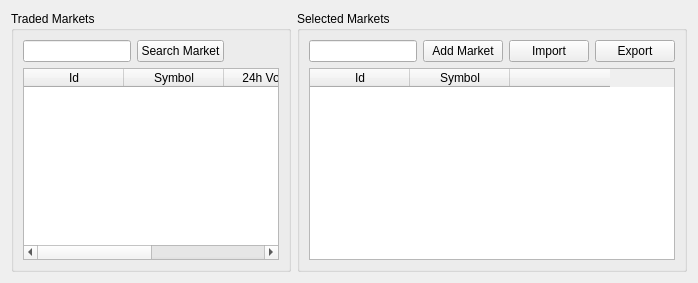
            <widget class="QWidget" name="tab">
             <attribute name="title">
              <string>Markets</string>
             </attribute>
             <layout class="QGridLayout" name="gridLayout_15">
              <item row="0" column="0">
               <layout class="QHBoxLayout" name="horizontalLayout_3">
                <item>
                 <widget class="QGroupBox" name="groupBox_14">
                  <property name="title">
                   <string>Traded Markets</string>
                  </property>
                  <layout class="QGridLayout" name="gridLayout_16">
                   <item row="0" column="0">
                    <layout class="QFormLayout" name="formLayout_11">
                     <item row="0" column="0">
                      <widget class="QLineEdit" name="txtSearchMarket"/>
                     </item>
                     <item row="0" column="1">
                      <widget class="QPushButton" name="btnSearchMarket">
                       <property name="sizePolicy">
                        <sizepolicy hsizetype="Fixed" vsizetype="Fixed">
                         <horstretch>0</horstretch>
                         <verstretch>0</verstretch>
                        </sizepolicy>
                       </property>
                       <property name="text">
                        <string>Search Market</string>
                       </property>
                      </widget>
                     </item>
                    </layout>
                   </item>
                   <item row="1" column="0">
                    <layout class="QVBoxLayout" name="verticalLayout_3">
                     <item>
                      <widget class="QTableWidget" name="tblTradedMarkets">
                       <property name="enabled">
                        <bool>true</bool>
                       </property>
                       <property name="styleSheet">
                        <string notr="true"/>
                       </property>
                       <column>
                        <property name="text">
                         <string>Id</string>
                        </property>
                       </column>
                       <column>
                        <property name="text">
                         <string>Symbol</string>
                        </property>
                       </column>
                       <column>
                        <property name="text">
                         <string>24h Volume</string>
                        </property>
                       </column>
                       <column>
                        <property name="text">
                         <string>24h Price</string>
                        </property>
                       </column>
                      </widget>
                     </item>
                    </layout>
                   </item>
                  </layout>
                 </widget>
                </item>
                <item>
                 <widget class="QGroupBox" name="groupBox_11">
                  <property name="title">
                   <string>Selected Markets</string>
                  </property>
                  <layout class="QGridLayout" name="gridLayout_17">
                   <item row="0" column="0">
                    <layout class="QVBoxLayout" name="verticalLayout">
                     <item>
                      <layout class="QHBoxLayout" name="horizontalLayout_12">
                       <item>
                        <widget class="QLineEdit" name="txtNewSelectedMarket"/>
                       </item>
                       <item>
                        <widget class="QPushButton" name="btnAddSelectedMarket">
                         <property name="sizePolicy">
                          <sizepolicy hsizetype="Fixed" vsizetype="Fixed">
                           <horstretch>0</horstretch>
                           <verstretch>0</verstretch>
                          </sizepolicy>
                         </property>
                         <property name="text">
                          <string>Add Market</string>
                         </property>
                        </widget>
                       </item>
                       <item>
                        <widget class="QPushButton" name="btnImportSelectedMarkets">
                         <property name="text">
                          <string>Import</string>
                         </property>
                        </widget>
                       </item>
                       <item>
                        <widget class="QPushButton" name="btnExportSelectedMarkets">
                         <property name="text">
                          <string>Export</string>
                         </property>
                        </widget>
                       </item>
                      </layout>
                     </item>
                     <item>
                      <widget class="QTableWidget" name="tblSelectedMarket">
                       <property name="enabled">
                        <bool>true</bool>
                       </property>
                       <property name="styleSheet">
                        <string notr="true"/>
                       </property>
                       <column>
                        <property name="text">
                         <string>Id</string>
                        </property>
                       </column>
                       <column>
                        <property name="text">
                         <string>Symbol</string>
                        </property>
                       </column>
                       <column>
                        <property name="text">
                         <string/>
                        </property>
                       </column>
                      </widget>
                     </item>
                    </layout>
                   </item>
                  </layout>
                 </widget>
                </item>
               </layout>
              </item>
             </layout>
            </widget>
